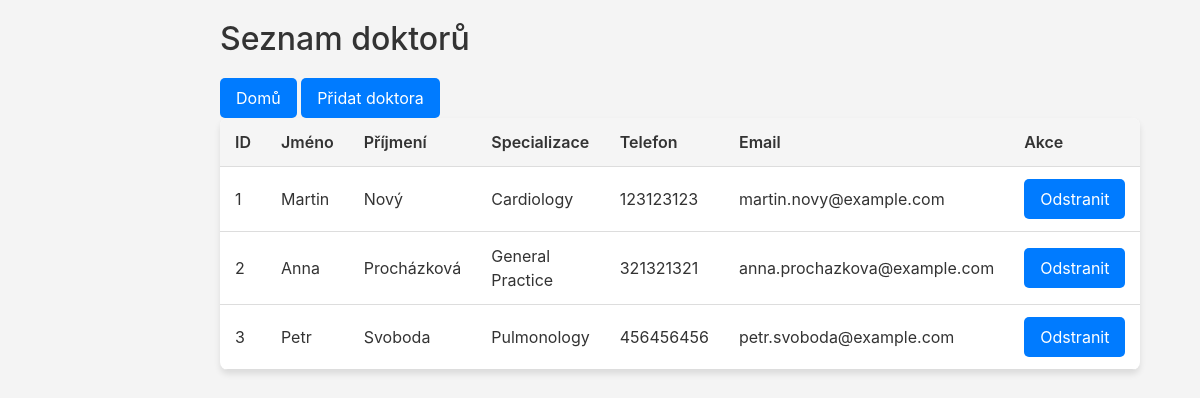
Page /doctors on the committed database.
### app.py (models this page shows)
class Doctor(db.Model):
    __tablename__ = 'doctors'
    doctor_id = db.Column(db.Integer, primary_key=True)
    first_name = db.Column(db.String(50), nullable=False)
    last_name = db.Column(db.String(50), nullable=False)
    specialty = db.Column(db.String(50), nullable=False)
    phone = db.Column(db.String(20))
    email = db.Column(db.String(100), unique=True, nullable=False)

### app.py (the view)
@app.route('/doctors')
def doctor_list():
    doctors = Doctor.query.all()
    return render_template('doctors.html', doctors=doctors)

### templates/doctors.html (shortened to what this page needs)
<!DOCTYPE html>
<html lang="cs">
<head>
    <link rel="stylesheet" href="https://stackpath.bootstrapcdn.com/bootstrap/4.5.2/css/bootstrap.min.css">
</head>
<body>
    <div class="container">
        <h1>Seznam doktorů</h1>
        <a href="/" class="button">Domů</a>
        <a href="/add_doctor" class="button">Přidat doktora</a>
        <table>
            <thead>
                <tr>
                    <th>ID</th>
                    <th>Jméno</th>
                    <th>Příjmení</th>
                    <th>Specializace</th>
                    <th>Telefon</th>
                    <th>Email</th>
                    <th>Akce</th>
                </tr>
            </thead>
            <tbody>
                {% for doctor in doctors %}
                <tr>
                    <td>{{ doctor.doctor_id }}</td>
                    <td>{{ doctor.first_name }}</td>
                    <td>{{ doctor.last_name }}</td>
                    <td>{{ doctor.specialty }}</td>
                    <td>{{ doctor.phone }}</td>
                    <td>{{ doctor.email }}</td>
                    <td>
                        <form action="/delete_doctor/{{ doctor.doctor_id }}" method="post" class="delete-form" onsubmit="return confirm('Opravdu chcete odstranit tohoto doktora?');">
                            <button type="submit" class="button">Odstranit</button>
                        </form>
                    </td>
                </tr>
                {% endfor %}
            </tbody>
        </table>
    </div>
</body>
</html>

### templates/doctors.html (style rules this page uses)
body { font-family: -apple-system, BlinkMacSystemFont, 'Segoe UI', Roboto, 'Helvetica Neue', Arial, sans-serif; background-color: #f4f4f4; color: #333; margin: 0; padding: 0; }
.container { max-width: 800px; margin: 0 auto; padding: 20px; }
h1 { font-size: 2rem; color: #333; margin-bottom: 20px; }
table { width: 100%; border-collapse: collapse; margin-bottom: 20px; background-color: #fff; border-radius: 8px; overflow: hidden; box-shadow: 0 4px 6px rgba(0, 0, 0, 0.1); }
th, td { padding: 12px 15px; text-align: left; border-bottom: 1px solid #ddd; }
th { background-color: #f5f5f5; font-weight: 600; }
a.button, button.button { display: inline-block; padding: 8px 16px; background-color: #007bff; color: #fff; text-decoration: none; border-radius: 5px; border: none; transition: background-color 0.3s; }
form.delete-form { display: inline; }

### rows in the picture
Doctor: doctor_id "1", first_name "Martin", last_name "Nový", specialty "Cardiology", phone "123123123", email "martin.novy@example.com"
Doctor: doctor_id "2", first_name "Anna", last_name "Procházková", specialty "General Practice", phone "321321321", email "anna.prochazkova@example.com"
Doctor: doctor_id "3", first_name "Petr", last_name "Svoboda", specialty "Pulmonology", phone "456456456", email "petr.svoboda@example.com"
